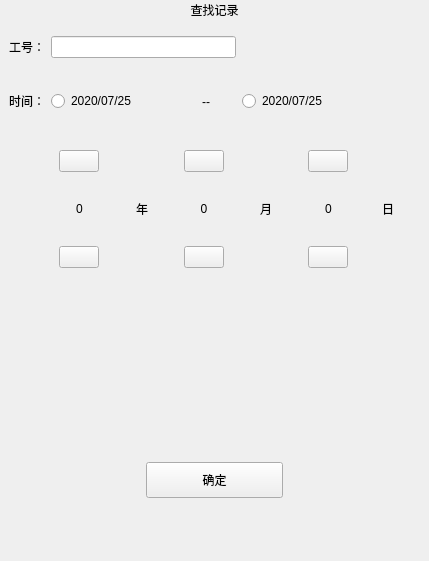
<?xml version="1.0" encoding="UTF-8"?>
<ui version="4.0">
 <class>ui_attendance_search</class>
 <widget class="QMainWindow" name="ui_attendance_search">
  <property name="enabled">
   <bool>true</bool>
  </property>
  <property name="geometry">
   <rect>
    <x>0</x>
    <y>0</y>
    <width>429</width>
    <height>561</height>
   </rect>
  </property>
  <property name="windowTitle">
   <string>MainWindow</string>
  </property>
  <widget class="QWidget" name="centralwidget">
   <layout class="QVBoxLayout" name="verticalLayout_2">
    <property name="spacing">
     <number>0</number>
    </property>
    <property name="leftMargin">
     <number>0</number>
    </property>
    <property name="topMargin">
     <number>0</number>
    </property>
    <property name="rightMargin">
     <number>0</number>
    </property>
    <property name="bottomMargin">
     <number>0</number>
    </property>
    <item>
     <widget class="QWidget" name="widget_2" native="true">
      <layout class="QVBoxLayout" name="verticalLayout" stretch="0,1,1,3,3,1,1">
       <property name="spacing">
        <number>0</number>
       </property>
       <property name="leftMargin">
        <number>0</number>
       </property>
       <property name="topMargin">
        <number>0</number>
       </property>
       <property name="rightMargin">
        <number>0</number>
       </property>
       <property name="bottomMargin">
        <number>0</number>
       </property>
       <item>
        <widget class="QWidget" name="attendance_search_widget_2" native="true">
         <layout class="QHBoxLayout" name="horizontalLayout_2" stretch="1,1,2,2">
          <property name="spacing">
           <number>0</number>
          </property>
          <property name="leftMargin">
           <number>0</number>
          </property>
          <property name="topMargin">
           <number>0</number>
          </property>
          <property name="rightMargin">
           <number>0</number>
          </property>
          <property name="bottomMargin">
           <number>0</number>
          </property>
          <item>
           <widget class="clicked_Label" name="attendance_search_back_btn" native="true">
            <property name="text" stdset="0">
             <string/>
            </property>
           </widget>
          </item>
          <item>
           <spacer name="horizontalSpacer_3">
            <property name="orientation">
             <enum>Qt::Horizontal</enum>
            </property>
            <property name="sizeHint" stdset="0">
             <size>
              <width>40</width>
              <height>20</height>
             </size>
            </property>
           </spacer>
          </item>
          <item>
           <widget class="QLabel" name="attendance_search_title_label">
            <property name="text">
             <string>查找记录</string>
            </property>
            <property name="alignment">
             <set>Qt::AlignCenter</set>
            </property>
           </widget>
          </item>
          <item>
           <spacer name="horizontalSpacer_5">
            <property name="orientation">
             <enum>Qt::Horizontal</enum>
            </property>
            <property name="sizeHint" stdset="0">
             <size>
              <width>40</width>
              <height>20</height>
             </size>
            </property>
           </spacer>
          </item>
         </layout>
        </widget>
       </item>
       <item>
        <widget class="QWidget" name="attendance_number_search_widget" native="true">
         <property name="styleSheet">
          <string notr="true"/>
         </property>
         <layout class="QHBoxLayout" name="horizontalLayout" stretch="0,2,2">
          <property name="spacing">
           <number>6</number>
          </property>
          <property name="topMargin">
           <number>10</number>
          </property>
          <item alignment="Qt::AlignRight|Qt::AlignVCenter">
           <widget class="QLabel" name="attendance_dialog_number">
            <property name="text">
             <string>工号：</string>
            </property>
           </widget>
          </item>
          <item>
           <widget class="QLineEdit" name="attendance_num_edit">
            <property name="styleSheet">
             <string notr="true"/>
            </property>
            <property name="alignment">
             <set>Qt::AlignCenter</set>
            </property>
           </widget>
          </item>
          <item>
           <spacer name="horizontalSpacer_2">
            <property name="orientation">
             <enum>Qt::Horizontal</enum>
            </property>
            <property name="sizeHint" stdset="0">
             <size>
              <width>78</width>
              <height>18</height>
             </size>
            </property>
           </spacer>
          </item>
         </layout>
        </widget>
       </item>
       <item>
        <widget class="QWidget" name="attendance_time_search_widget" native="true">
         <property name="styleSheet">
          <string notr="true"/>
         </property>
         <layout class="QHBoxLayout" name="time_layout" stretch="0,2,1,2,1">
          <property name="spacing">
           <number>6</number>
          </property>
          <property name="topMargin">
           <number>10</number>
          </property>
          <item alignment="Qt::AlignRight|Qt::AlignVCenter">
           <widget class="QLabel" name="attendance_search_time">
            <property name="text">
             <string>时间：</string>
            </property>
           </widget>
          </item>
          <item>
           <widget class="QRadioButton" name="attendance_search_time_start">
            <property name="styleSheet">
             <string notr="true"/>
            </property>
            <property name="text">
             <string>2020/07/25</string>
            </property>
           </widget>
          </item>
          <item>
           <widget class="QLabel" name="attendance_search_time__">
            <property name="text">
             <string>--</string>
            </property>
            <property name="alignment">
             <set>Qt::AlignCenter</set>
            </property>
           </widget>
          </item>
          <item>
           <widget class="QRadioButton" name="attendance_search_time_end">
            <property name="styleSheet">
             <string notr="true"/>
            </property>
            <property name="text">
             <string>2020/07/25</string>
            </property>
           </widget>
          </item>
          <item>
           <spacer name="horizontalSpacer_2">
            <property name="orientation">
             <enum>Qt::Horizontal</enum>
            </property>
            <property name="sizeHint" stdset="0">
             <size>
              <width>78</width>
              <height>18</height>
             </size>
            </property>
           </spacer>
          </item>
         </layout>
        </widget>
       </item>
       <item>
        <layout class="QHBoxLayout" name="attendance_search_widget" stretch="2,5,1,5,1,5,0,2">
         <property name="spacing">
          <number>9</number>
         </property>
         <property name="leftMargin">
          <number>0</number>
         </property>
         <property name="topMargin">
          <number>20</number>
         </property>
         <property name="rightMargin">
          <number>0</number>
         </property>
         <property name="bottomMargin">
          <number>20</number>
         </property>
         <item>
          <spacer name="horizontalSpacer_00">
           <property name="orientation">
            <enum>Qt::Horizontal</enum>
           </property>
           <property name="sizeHint" stdset="0">
            <size>
             <width>92</width>
             <height>20</height>
            </size>
           </property>
          </spacer>
         </item>
         <item>
          <layout class="QVBoxLayout" name="control_0" stretch="1,2,1">
           <property name="spacing">
            <number>10</number>
           </property>
           <item alignment="Qt::AlignHCenter|Qt::AlignVCenter">
            <widget class="QPushButton" name="count_add_bt0">
             <property name="styleSheet">
              <string notr="true">border-image: url(:/icon/up.png);</string>
             </property>
             <property name="text">
              <string/>
             </property>
            </widget>
           </item>
           <item alignment="Qt::AlignVCenter">
            <widget class="QLabel" name="attendance_search_unit_y">
             <property name="text">
              <string>0</string>
             </property>
             <property name="alignment">
              <set>Qt::AlignCenter</set>
             </property>
            </widget>
           </item>
           <item alignment="Qt::AlignHCenter|Qt::AlignVCenter">
            <widget class="QPushButton" name="count_down_bt0">
             <property name="styleSheet">
              <string notr="true">border-image: url(:/icon/down.png);</string>
             </property>
             <property name="text">
              <string/>
             </property>
            </widget>
           </item>
          </layout>
         </item>
         <item>
          <widget class="QLabel" name="attendance_search_year">
           <property name="text">
            <string>年</string>
           </property>
           <property name="alignment">
            <set>Qt::AlignCenter</set>
           </property>
          </widget>
         </item>
         <item>
          <layout class="QVBoxLayout" name="control_2" stretch="1,2,1">
           <property name="spacing">
            <number>10</number>
           </property>
           <item alignment="Qt::AlignHCenter|Qt::AlignVCenter">
            <widget class="QPushButton" name="count_add_bt2">
             <property name="styleSheet">
              <string notr="true">border-image: url(:/icon/up.png);</string>
             </property>
             <property name="text">
              <string/>
             </property>
            </widget>
           </item>
           <item alignment="Qt::AlignVCenter">
            <widget class="QLabel" name="attendance_search_unit_m">
             <property name="text">
              <string>0</string>
             </property>
             <property name="alignment">
              <set>Qt::AlignCenter</set>
             </property>
            </widget>
           </item>
           <item alignment="Qt::AlignHCenter|Qt::AlignVCenter">
            <widget class="QPushButton" name="count_down_bt2">
             <property name="styleSheet">
              <string notr="true">border-image: url(:/icon/down.png);</string>
             </property>
             <property name="text">
              <string/>
             </property>
            </widget>
           </item>
          </layout>
         </item>
         <item>
          <widget class="QLabel" name="attendance_search_mon">
           <property name="text">
            <string>月</string>
           </property>
           <property name="alignment">
            <set>Qt::AlignCenter</set>
           </property>
          </widget>
         </item>
         <item>
          <layout class="QVBoxLayout" name="control_3" stretch="1,2,1">
           <property name="spacing">
            <number>10</number>
           </property>
           <item alignment="Qt::AlignHCenter|Qt::AlignVCenter">
            <widget class="QPushButton" name="count_add_bt3">
             <property name="styleSheet">
              <string notr="true">border-image: url(:/icon/up.png);</string>
             </property>
             <property name="text">
              <string/>
             </property>
            </widget>
           </item>
           <item alignment="Qt::AlignVCenter">
            <widget class="QLabel" name="attendance_search_unit_d">
             <property name="text">
              <string>0</string>
             </property>
             <property name="alignment">
              <set>Qt::AlignCenter</set>
             </property>
            </widget>
           </item>
           <item alignment="Qt::AlignHCenter|Qt::AlignVCenter">
            <widget class="QPushButton" name="count_down_bt3">
             <property name="styleSheet">
              <string notr="true">border-image: url(:/icon/down.png);</string>
             </property>
             <property name="text">
              <string/>
             </property>
            </widget>
           </item>
          </layout>
         </item>
         <item>
          <widget class="QLabel" name="attendance_search_day">
           <property name="text">
            <string>日</string>
           </property>
           <property name="alignment">
            <set>Qt::AlignCenter</set>
           </property>
          </widget>
         </item>
         <item>
          <spacer name="horizontalSpacer_11">
           <property name="orientation">
            <enum>Qt::Horizontal</enum>
           </property>
           <property name="sizeHint" stdset="0">
            <size>
             <width>92</width>
             <height>20</height>
            </size>
           </property>
          </spacer>
         </item>
        </layout>
       </item>
       <item>
        <spacer name="verticalSpacer">
         <property name="orientation">
          <enum>Qt::Vertical</enum>
         </property>
         <property name="sizeHint" stdset="0">
          <size>
           <width>20</width>
           <height>40</height>
          </size>
         </property>
        </spacer>
       </item>
       <item>
        <widget class="QWidget" name="attendance_commit_search_widget" native="true">
         <layout class="QHBoxLayout" name="horizontalLayout" stretch="1,1,1">
          <item>
           <spacer name="horizontalSpacer_4">
            <property name="orientation">
             <enum>Qt::Horizontal</enum>
            </property>
            <property name="sizeHint" stdset="0">
             <size>
              <width>19</width>
              <height>20</height>
             </size>
            </property>
           </spacer>
          </item>
          <item>
           <widget class="QPushButton" name="time_confirm_btn">
            <property name="sizePolicy">
             <sizepolicy hsizetype="Expanding" vsizetype="Expanding">
              <horstretch>0</horstretch>
              <verstretch>0</verstretch>
             </sizepolicy>
            </property>
            <property name="maximumSize">
             <size>
              <width>225</width>
              <height>80</height>
             </size>
            </property>
            <property name="text">
             <string>确定</string>
            </property>
           </widget>
          </item>
          <item>
           <spacer name="horizontalSpacer">
            <property name="orientation">
             <enum>Qt::Horizontal</enum>
            </property>
            <property name="sizeHint" stdset="0">
             <size>
              <width>40</width>
              <height>20</height>
             </size>
            </property>
           </spacer>
          </item>
         </layout>
        </widget>
       </item>
       <item>
        <spacer name="verticalSpacer_2">
         <property name="orientation">
          <enum>Qt::Vertical</enum>
         </property>
         <property name="sizeHint" stdset="0">
          <size>
           <width>20</width>
           <height>40</height>
          </size>
         </property>
        </spacer>
       </item>
      </layout>
     </widget>
    </item>
   </layout>
  </widget>
 </widget>
 <customwidgets>
  <customwidget>
   <class>clicked_Label</class>
   <extends>QWidget</extends>
   <header location="global">clicked_label.hpp</header>
  </customwidget>
 </customwidgets>
 <resources/>
 <connections/>
</ui>
